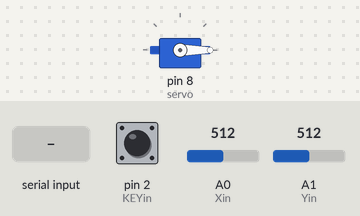
A sketch run on a simulated Arduino Uno, built with avr-gcc and run on an emulated ATmega328P. Shown: servo. The test bench sets the inputs (shaded band); at power-on: A1 (Yin) = 512, pin 2 (KEYin) HIGH, A0 (Xin) = 512. What the sketch prints to the serial monitor is not drawn.

Above: at 1.2 s.
1.3 s: A1 (Yin) set to 494
At 2.5 s:
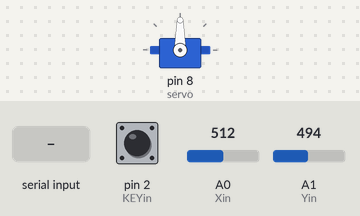
3.0 s: A1 (Yin) set to 306
At 3.7 s:
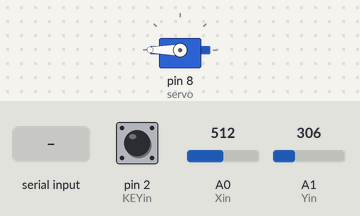
4.5 s: "G" received over Serial
At 5.0 s:
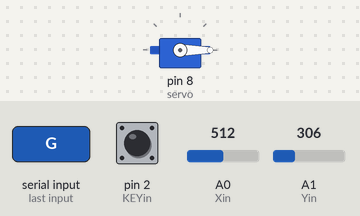
12.2 s: "1" received over Serial
At 18.6 s:
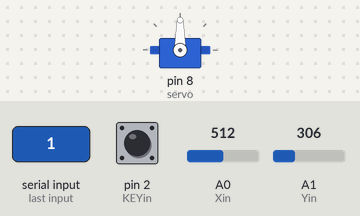
Timing chart, 0 to 19.0 s (numbered marks = the images above; inputs shaded):
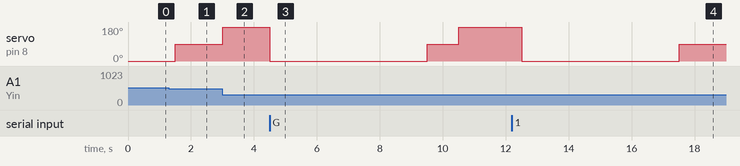

Measured:
- the behaviour switches between 510 and 509 on A1 (Yin) (found by bisection; images 0 and 1)
- after the input at 1.3 s, servo on pin 8 (servo): 0° → 90° after 0.20 s
- after the input at 3.0 s, servo on pin 8 (servo): 90° → 180° at once
- after the input at 4.5 s, servo on pin 8 (servo): 180° → 0° at once, → 90° 5.0 s later, → 180° 1.0 s later
- after the input at 12.2 s, servo on pin 8 (servo): 180° → 0° after 0.31 s, → 90° 5.0 s later

The sketch:

HM-504.ino
```cpp
#include<Servo.h>

//motor
Servo servo;
int value=0;

//joystick
int Xin = A0;
int Yin = A1;
int KEYin =2;

void setup() {

 // led
 // pinMode(22, OUTPUT);

 //motor
  servo.attach(8);
  servo.write(90);

  //joytstick
  pinMode(KEYin,INPUT_PULLUP);

  Serial.begin(9600);
}
void loop() {

  //Serial communication
  if(Serial.available() > 0){
    char read_data = (char)Serial.read();
    if(read_data == '1') {
     servo.write(0);
     delay(5000);
     servo.write(90);
     delay(5000);
    }
    else if(read_data == 'G'){
      servo.write(0);
      delay(5000);
      servo.write(90);
      delay(1000);
    }
  }

  //joystick

  int Xvalue, Yvalue, ButtonVal;

  Xvalue= analogRead (Xin);
  Yvalue= analogRead (Yin);
  ButtonVal= digitalRead (KEYin);

  if(Yvalue > 510){
     servo.write(0);
     //delay(5000);
  }
  else if(Yvalue>490 && Yvalue <510){
     servo.write(90);
  }
  else if(Yvalue < 490){
     servo.write(180);
    // delay(5000);
  }

  Serial.print("X = ");
  Serial.println (Xvalue, DEC);

  Serial.print ("Y = ");
  Serial.println (Yvalue, DEC);
  if (ButtonVal== HIGH){
    Serial.println ("버튼 안눌림");
  }
  else{
    Serial.println ("버튼 눌림");
  }

  delay (500);


}
```
